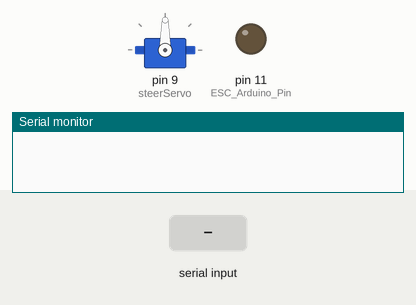
The sketch below on a simulated Arduino Uno, built with avr-gcc and run on an emulated ATmega328P. Shown: servo, output pins drawn as LEDs (lit = HIGH), the last lines printed to the serial monitor. Inputs (shaded band) come from the test bench.

Above: at 1.2 s.
1.3 s: "S90\n" received over Serial
At 2.1 s:
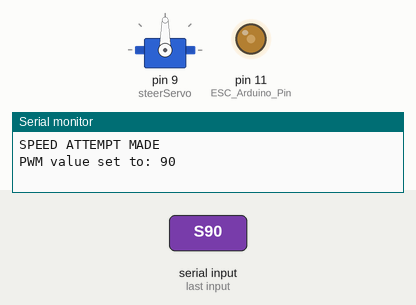
2.8 s: "T,45\n" received over Serial
At 3.3 s:
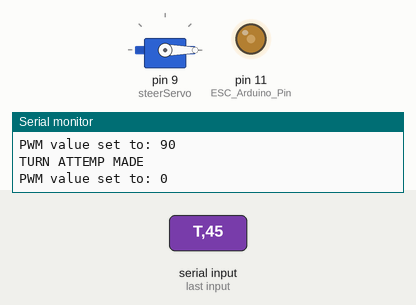
4.3 s: "S,45\n" received over Serial
At 5.7 s:
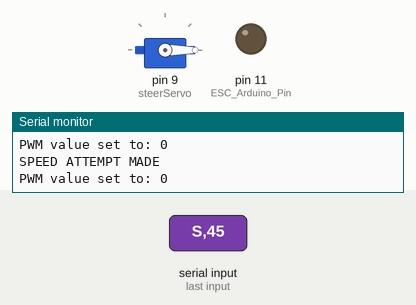
Timing chart, 0 to 7.3 s (numbered marks = the images above; inputs shaded):
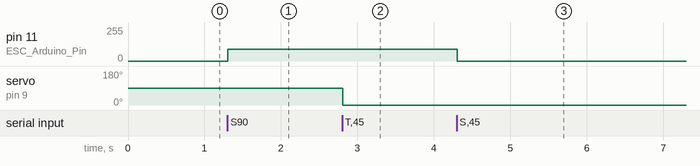

The sketch:

USBSerialToPWM.ino
```cpp
#include <Servo.h>

Servo steerServo;  // Steering Servo - Range: 0 -> 180
int ESC_Arduino_Pin = 11;


void setup() {
  Serial.begin(9600); // Initialize serial communication at 9600 bps
  pinMode(ESC_Arduino_Pin, OUTPUT); // Set pin 11 as an output ///<----------NEED ANOTHER PWM PIN
  steerServo.attach(9);  // attaches the servo on pin 9 to the servo object
}


//check if first character is the symbol "S" -> Speed, "T" -> Turn Vehicle, go to their respective functions to execute, wether it be speed control OR Turning Controls.
//COMMAND FORMAT: S200 -> Set speed of car to 200 / 256 , T90 -> Turn car to drive straight (90/180)
void loop() {
  if (Serial.available() > 0) { // Check if data is available to read
    String inputString = Serial.readStringUntil('\n'); // Read the incoming data until a newline character is received

    int pwmValue = inputString.substring(1).toInt(); // Convert the string to an integer


    switch ( inputString[0]) { //Check first char for what command type it is
    case 'S': //-------------CONTROLS THE SPEED OF THE CAR -------------
      Serial.println("SPEED ATTEMPT MADE");
      if (pwmValue >= 0 && pwmValue <= 255) { // Check if the value is within the valid PWM range
        analogWrite(ESC_Arduino_Pin, pwmValue); // Output PWM signal on pin 9 with the specified value

        //steerServo.write(pwmValue-10); //Goes from 0 to 180, apparently
        //delay(15); //as recommended by the library
        Serial.println("PWM value set to: " + String(pwmValue)); //For Debugging Purposes ONLY
      } else {
        Serial.println("Invalid PWM value. Please enter a number between 0 and 255."); //For Debugging Purposes ONLY  + Needed to make sure if something ELSE is sent, the program does NOT CRASH
      }//end of IF-ELSE statement

      break;
    case 'T'://----------------CONTROLS THE TURNING OF THE CAR-------------
      Serial.println("TURN ATTEMP MADE");
      if (pwmValue >= 0 && pwmValue <= 180) { // Check if the value is within the valid PWM range
        //analogWrite(9, pwmValue); // Output PWM signal on pin 9 with the specified value

        steerServo.write(pwmValue-10); //Goes from 0 to 180, apparently
        delay(15); //as recommended by the library
        Serial.println("PWM value set to: " + String(pwmValue)); //For Debugging Purposes ONLY
      } else {
        Serial.println("Invalid PWM value. Please enter a number between 0 and 255."); //For Debugging Purposes ONLY  + Needed to make sure if something ELSE is sent, the program does NOT CRASH
      }//end of IF-ELSE statement


      break;
    default:
      Serial.print("SOMETHING BROKE!"); // statements
      break;
    }//end of switch
  }//end of IF statement

  delay(20); //attempting to put in 20ms delay in hopes that the arduino will slow down and be more responsive to commands (instead of trying to play "catch-up" [assuming thats what it is doing])


}// end of loop()
```

Measured:
- after the input at 1.3 s, pin 11 (ESC_Arduino_Pin): 0/255 → 90/255 at once
- after the input at 2.8 s, servo on pin 9 (steerServo): 90° → 0° at once
- after the input at 4.3 s, pin 11 (ESC_Arduino_Pin): 90/255 → 0/255 at once
